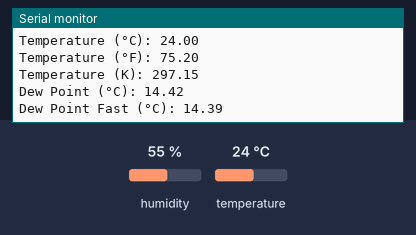
Simulated run of this sketch. Board: Arduino Uno, built with avr-gcc and run on an emulated ATmega328P. Parts: the last lines printed to the serial monitor. The inputs (shaded band) are chosen by the test bench; at power-on: humidity 55 %, temperature 24 °C.

Above: at 4.9 s.
5.0 s: humidity set to 22 %
At 7.2 s:
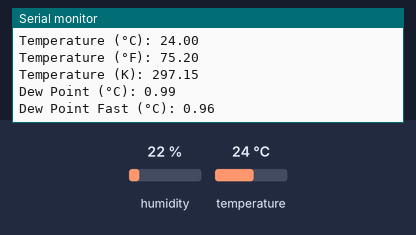
8.1 s: temperature set to 12 °C
At 9.2 s:
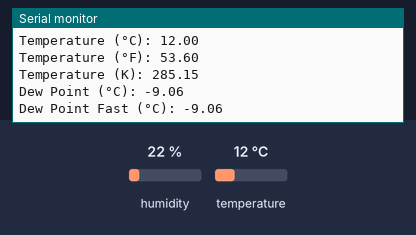
11.2 s: humidity set to 40 %
At 13.5 s:
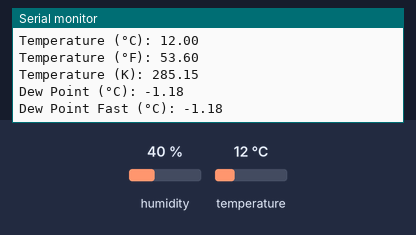
Timing chart, 0 to 15.0 s (numbered marks = the images above; inputs shaded):
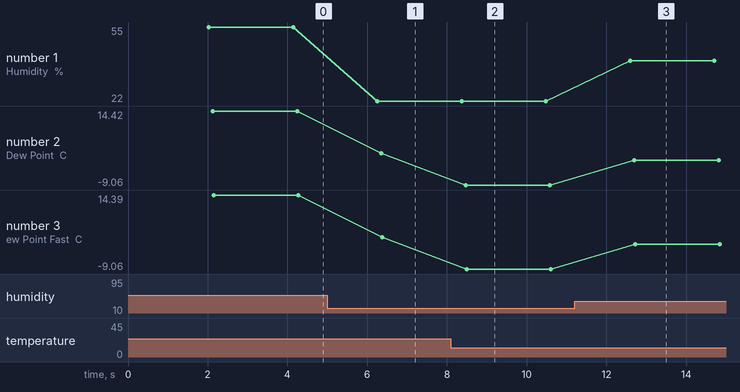

Measured:
- after the input at 5.0 s, the serial monitor: prints a new line after 1.3 s (image 1)
- after the input at 8.1 s, the serial monitor: prints a new line after 0.29 s (image 2)
- after the input at 11.2 s, the serial monitor: prints a new line after 1.4 s (image 3)
- plotted number 1: 55 → 22 after the input at 5.0 s, 22 → 40 after the input at 11.2 s
- plotted number 2: 14.42 → 0.99 after the input at 5.0 s, 0.99 → -9.06 after the input at 8.1 s, -9.06 → -1.18 after the input at 11.2 s
- plotted number 3: 14.39 → 0.96 after the input at 5.0 s, 0.96 → -9.06 after the input at 8.1 s, -9.06 → -1.18 after the input at 11.2 s

The sketch:

7.1DHT11.ino
```cpp
// 7.1 DHT11
// 7.1 Function is to reads the value of DHT11 temperature and humidity sensor.

// Get the the library from Adafruit.
#include <DHT.h>              // Import the library for the DHT sensor.
#include <Adafruit_Sensor.h>  // Import the Adafruit Unified Sensor library.

#define DHTPIN 17     // Set the DHT11 data pin to 17.
#define DHTTYPE DHT11 // Set the type of DHT sensor used.

DHT dht(DHTPIN, DHTTYPE); // Create a DHT object with the specified pin and type.

// Set the setup.
void setup() {
  Serial.begin(9600);                   // Initialize serial communication and set baud rate to 9600.
  Serial.println("DHT11 TEST PROGRAM"); // Print a message to the serial monitor.
  dht.begin();                          // Initialize the DHT sensor.
}

// The loop function run repeatedly forever.
void loop() {
  delay(2000);  // Wait for 2 seconds between measurements.

  float humidity = dht.readHumidity();       // Read humidity value.
  float temperature = dht.readTemperature(); // Read temperature value in Celsius.

  // Check if any reads failed and exit early (to try again).
  if (isnan(humidity) || isnan(temperature)) {
    Serial.println("Failed to read from DHT sensor!"); // Print error message to the serial monitor.
    return;                                            // Exit the loop and try again.
  }

  float fahrenheit = Fahrenheit(temperature);                 // Convert temperature to Fahrenheit.
  float kelvin = Kelvin(temperature);                         // Convert temperature to Kelvin.
  float dew_point = dewPoint(temperature, humidity);          // Calculate the dew point.
  float dew_point_fast = dewPointFast(temperature, humidity); // Fast calculation of the dew point.

  // Display the readings.
  Serial.print("Humidity (%): ");     // Print the humidity label.
  Serial.println(humidity, 2);        // Print the humidity value with 2 decimal places.

  Serial.print("Temperature (°C): "); // Print the temperature label in Celsius.
  Serial.println(temperature, 2);     // Print the temperature value in Celsius with 2 decimal places.

  Serial.print("Temperature (°F): "); // Print the temperature label in Fahrenheit.
  Serial.println(fahrenheit, 2);      // Print the temperature value in Fahrenheit with 2 decimal places.

  Serial.print("Temperature (K): ");  // Print the temperature label in Kelvin.
  Serial.println(kelvin, 2);          // Print the temperature value in Kelvin with 2 decimal places.

  Serial.print("Dew Point (°C): ");   // Print the dew point label.
  Serial.println(dew_point);          // Print the dew point value.

  Serial.print("Dew Point Fast (°C): "); // Print the fast dew point label.
  Serial.println(dew_point_fast);        // Print the fast dew point value.
}

double Fahrenheit(double celsius) {
  return 1.8 * celsius + 32; // Convert Celsius to Fahrenheit.
}

double Kelvin(double celsius) {
  return celsius + 273.15; // Convert Celsius to Kelvin.
}

// Dew Point calculation. The air is saturated and dews are produced under this temperature.
// Reference: http://wahiduddin.net/calc/density_algorithms.htm
double dewPoint(double celsius, double humidity) {
  double A0 = 373.15 / (273.15 + celsius); // Calculate intermediate value A0.
  double SUM = -7.90298 * (A0 - 1); // Calculate intermediate sum.
  SUM += 5.02808 * log10(A0); // Add to the sum.
  SUM += -1.3816e-7 * (pow(10, (11.344 * (1 - 1 / A0))) - 1); // Add to the sum.
  SUM += 8.1328e-3 * (pow(10, (-3.49149 * (A0 - 1))) - 1); // Add to the sum.
  SUM += log10(1013.246); // Add to the sum.
  double VP = pow(10, SUM - 3) * humidity; // Calculate vapor pressure.
  double T = log(VP / 0.61078); // Calculate intermediate temperature T.
  return (241.88 * T) / (17.558 - T); // Calculate and return the dew point in Celsius.
}

// Fast calculation of the Dew Point, its speed is 5 times faster than dewPoint().
// Reference: http://en.wikipedia.org/wiki/Dew_point
double dewPointFast(double celsius, double humidity) {
  double a = 17.271; // Constant a.
  double b = 237.7; // Constant b.
  double temp = (a * celsius) / (b + celsius) + log(humidity / 100); // Calculate intermediate temperature.
  double Td = (b * temp) / (a - temp); // Calculate and return the fast dew point in Celsius.
  return Td;
}

// RESULT
// After the code done compiled open serial monitor and it will show humidity and temperature level.
// Humidity will in percetage and temperature will in 3 unit measurement.
```
